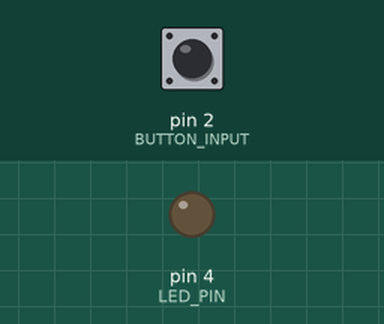
This sketch was run on a simulated Arduino Uno, built with avr-gcc and run on an emulated ATmega328P. Shown: output pins drawn as LEDs (lit = HIGH). The test bench sets the inputs (shaded band); at power-on: pin 2 (BUTTON_INPUT) LOW.

Above: at 1.2 s.
1.3 s: pin 2 (BUTTON_INPUT) pulled HIGH for 0.15 s
At 1.7 s:
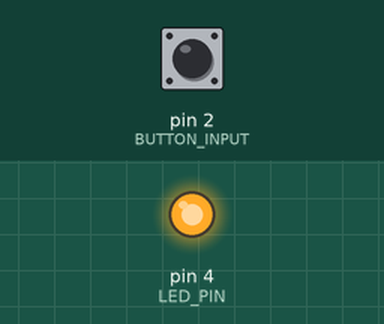
2.9 s: pin 2 (BUTTON_INPUT) pulled HIGH for 1 s
At 4.1 s:
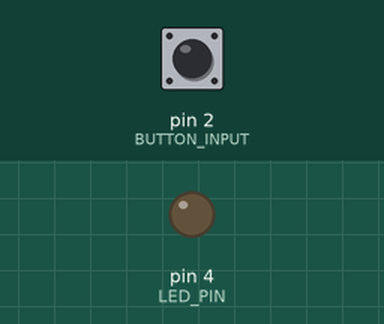
5.4 s: pin 2 (BUTTON_INPUT) pulled HIGH for 3.2 s
At 6.0 s:
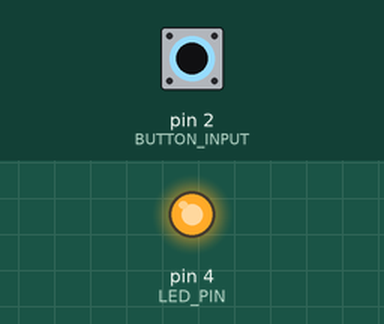
Timing chart, 0 to 8.4 s (numbered marks = the images above; inputs shaded):
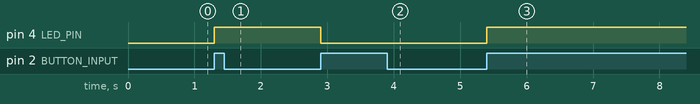

Measured:
- after the input at 1.3 s, pin 4 (LED_PIN): LOW → HIGH at once
- after the input at 2.9 s, pin 4 (LED_PIN): HIGH → LOW at once
- after the input at 5.4 s, pin 4 (LED_PIN): LOW → HIGH at once

The sketch:

button_light.ino
```cpp
int LED_PIN = 4;
int BUTTON_INPUT = 2;
int buttonState = 0;
int lastButtonState = 0;
int lightState = 0;

void setup()
{
  pinMode(LED_PIN, OUTPUT);
  pinMode(BUTTON_INPUT, INPUT);
}

void loop()
{
  buttonState = digitalRead(BUTTON_INPUT);
  if (buttonState == HIGH && lastButtonState == LOW){

    lightState = !lightState;
    digitalWrite(LED_PIN, lightState);
  }
  lastButtonState = buttonState;

}
```
